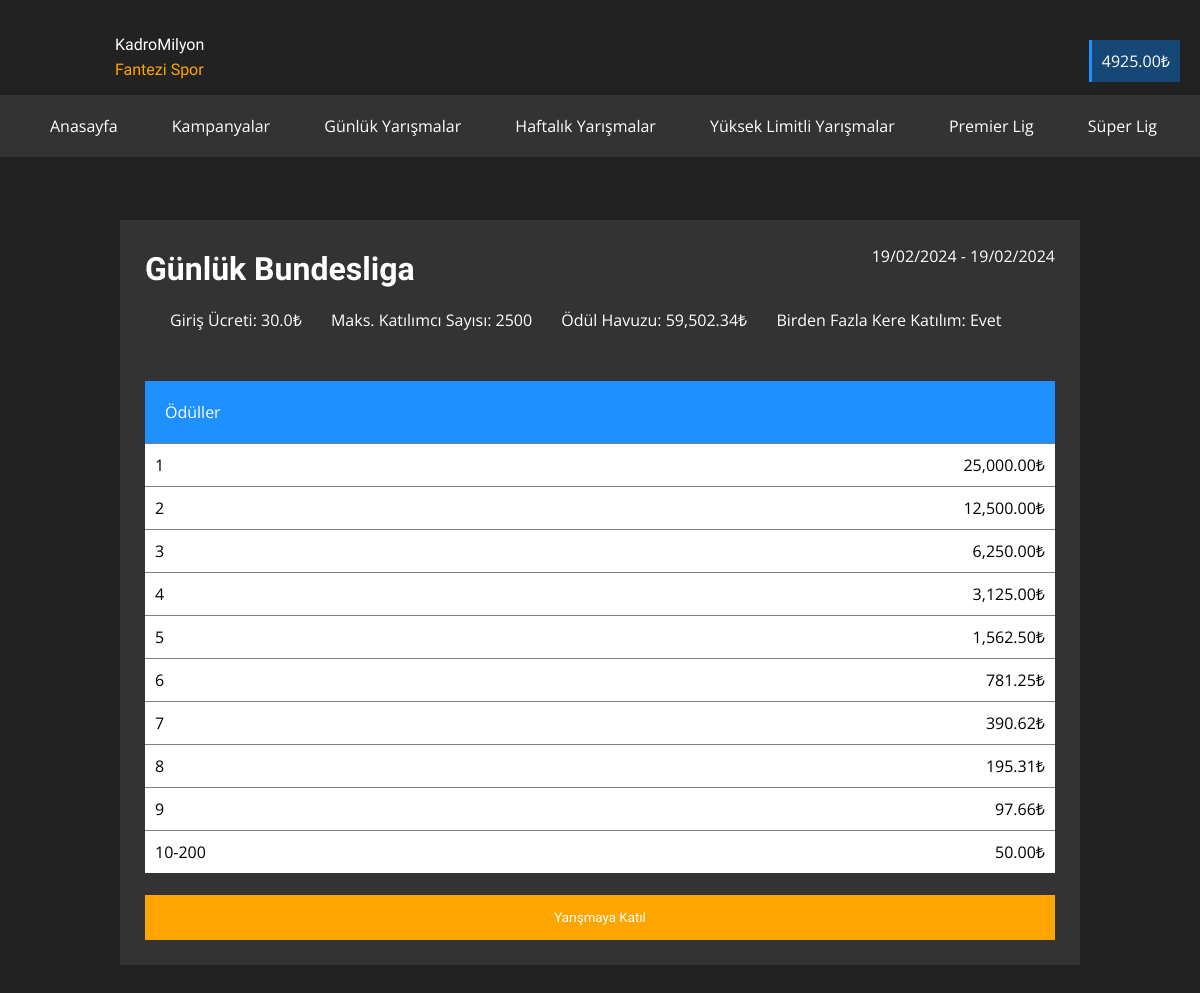
The app's page /competition/4 (signed in), older data.
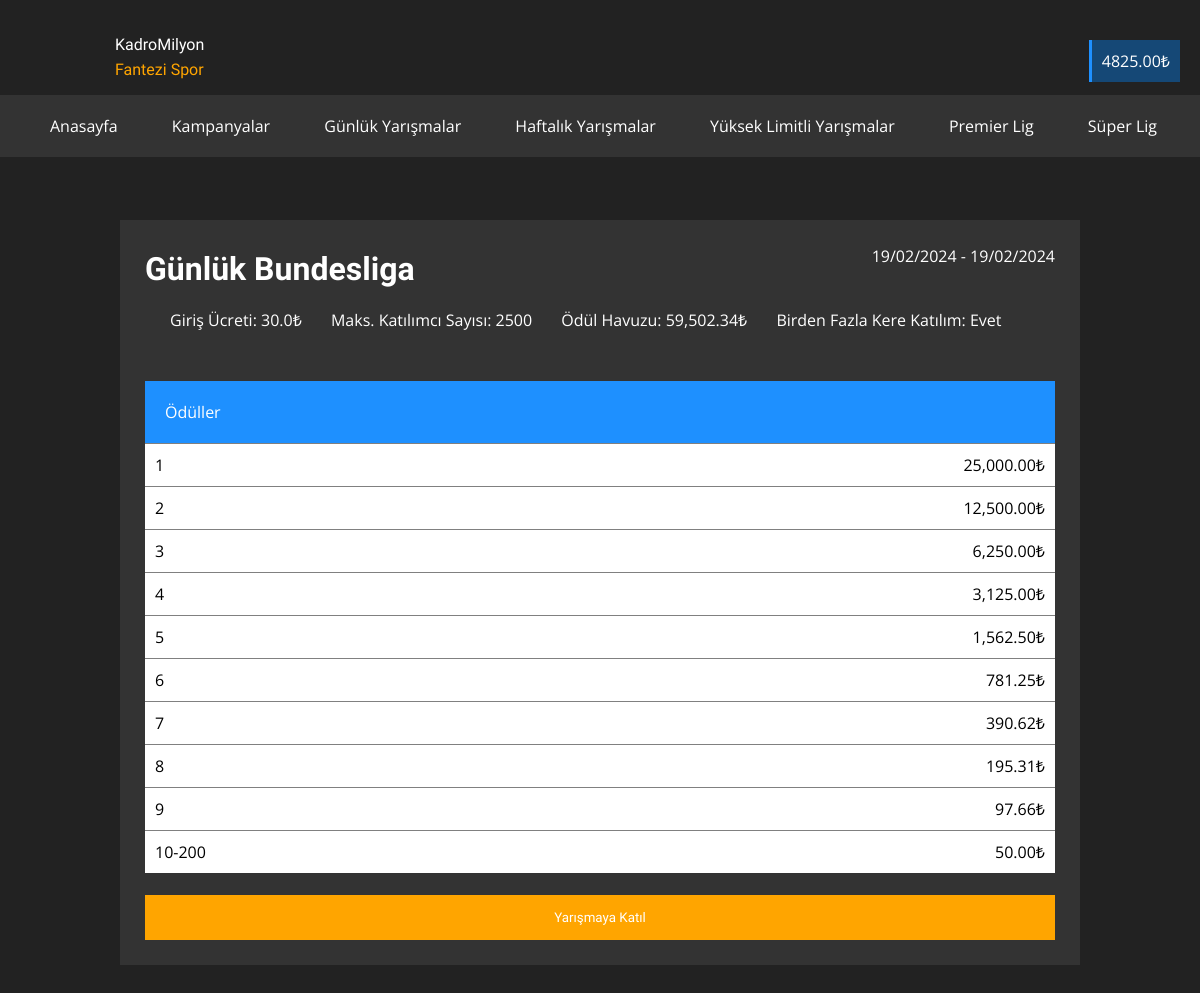
The same page, newer data.
### app.py (models this page shows, shortened)
class User(db.Model, UserMixin):
    id = db.Column(db.Integer, primary_key=True)
    username = db.Column(db.String)
    email = db.Column(db.String, unique=True)
    password = db.Column(db.String)
    is_admin = db.Column(db.Boolean, default=False)
    balance = db.Column(db.Float, default=0)
    referred_by = db.Column(db.String)

class Competition(db.Model):
    id = db.Column(db.Integer, primary_key=True)
    competition_name = db.Column(db.String)
    start_date = db.Column(db.Date)
    end_date = db.Column(db.Date)
    entry_fee = db.Column(db.Float)
    competition_type = db.Column(db.String)
    allow_multiple_entries = db.Column(db.Boolean)
    highest_prize = db.Column(db.Float)
    max_number_of_participants = db.Column(db.Integer)
    prize_winners = db.Column(db.Integer)
    prize_decrease_multiplier = db.Column(db.Integer)
    minimum_prize = db.Column(db.Float)
    manual_prize_override = db.Column(db.String)
    @property
    def participant_max(self):
        return self.max_number_of_participants if \
            self.max_number_of_participants > self.total_participants else "Yarışma Dolu"
    @property
    def prize_pool(self):
        total_price = self.highest_prize
        temp_price = self.highest_prize
        manual_override = self.manual_prize_override
        prize_ranges = {}
        for i in range(self.prize_winners):
            temp_price = temp_price / self.prize_decrease_multiplier if temp_price / self.prize_decrease_multiplier > self.minimum_prize else self.minimum_prize
            total_price += temp_price
        return total_price
    @property
    def total_participants(self):
        return Draft.query.filter_by(competition_fk=self.id).count()
    @property
    def all_prizes(self):
        all_prizes = {}
        temp_price = self.highest_prize
        manual_override = self.manual_prize_override
        prize_ranges = {}
        if manual_override is not None:
            for i in manual_override.split("/"):
                prize_ranges[i.split(":")[0]] = float(i.split(":")[-1])
            return prize_ranges
        for i in range(self.prize_winners):
            if temp_price in all_prizes.values():
                all_prizes.pop(i)
                all_prizes[str(i) + "-" + str(self.prize_winners)] = self.minimum_prize
                return all_prizes
            all_prizes[i + 1] = temp_price
            temp_price = temp_price / self.prize_decrease_multiplier if temp_price / self.prize_decrease_multiplier > self.minimum_prize else self.minimum_prize
        return all_prizes

### app.py (the view)
@app.route("/competition/<competition_id>")
def competition(competition_id):
    if Competition.query.get(competition_id).total_participants >= \
            Competition.query.get(competition_id).max_number_of_participants:
        return flask.redirect("/")
    if not current_user.is_authenticated:
        return flask.redirect("/login")
    return flask.render_template("competition.html", competition=Competition.query.get(competition_id))

### app.py (called while the page is built)
@login_manager.user_loader
def user_loader(user_id):
    user = User.query.get(user_id)
    return user

### templates/competition.html (shortened to what this page needs)
<!doctype html>
<html lang="en">
<head>
</head>
<body style="background-color: #222; padding: 0; margin: 0; font-family: 'Open Sans', sans-serif">
    <div style="width: 100%; box-sizing: border-box; height: 220px">
        <img src="/static/kadromilyon.png" alt="" style="width: 75px; padding: 20px; float: left">
        <div style="float: left;">
            <p style="color: white; font-size: 1rem; margin-top: 35px; font-family: 'Protest Guerrilla', sans-serif">
                KadroMilyon
            </p>
            <p style="color: orange; font-size: 1rem; margin-top: -10px; font-family: 'Protest Guerrilla', sans-serif">
                Fantezi Spor
            </p>
        </div>
        <div style="float: right; margin-top: 50px">
            <div style="background-color: rgba(0,134,255,0.38); border-left: dodgerblue 3px solid; color: white; padding: 10px; box-sizing: border-box; margin-right: 20px; margin-top: -10px; float: right">
                {{'%0.2f'| format(current_user.balance|float)}}₺
            </div>
        </div>
        <div style="padding: 20px 50px; overflow-x: auto; float: left; white-space: nowrap; width: 100vw; background-color: #333; box-sizing: border-box">
            <span style="display: inline-block; color: white" onclick="document.location = '/'">
                Anasayfa
            </span>
            <span style="display: inline-block; margin-left: 50px; color: white" onclick="localStorage.clear(); window.location = '/'">
                Kampanyalar
            </span>
            <span style="display: inline-block; margin-left: 50px; color: white" onclick="document.location = '/?filter_q=daily'">
                Günlük Yarışmalar
            </span>
            <span style="display: inline-block; margin-left: 50px; color: white" onclick="document.location = '/?filter_q=weekly'">
                Haftalık Yarışmalar
            </span>
            <span style="display: inline-block; margin-left: 50px; color: white" onclick="document.location = '/?filter_q=daily'">
                Yüksek Limitli Yarışmalar
            </span>
            <span style="display: inline-block; margin-left: 50px; color: white" onclick="document.location = '/?filter_q=Premier-Lig'">
                Premier Lig
            </span>
            <span style="display: inline-block; margin-left: 50px; color: white" onclick="document.location = '/?filter_q=Süper-Lig'">
                Süper Lig
            </span>
        </div>
    </div>
    <center>
        <div style="background-color: #333333; width: 80%; height: fit-content; text-align: left; padding: 25px; box-sizing: border-box; min-height: fit-content">
            <h1 style="font-family: 'Protest Guerrilla', sans-serif; color: white; margin-top: 5px; float: left;">{{ competition.competition_name }}</h1>
            <span style="font-size: 1rem; float: right; color: white">
                {{ competition.start_date.strftime('%d/%m/%Y') }} - {{ competition.end_date.strftime('%d/%m/%Y') }}
            </span>
            <br class="displaybr">
            <br class="displaybr">
            <p style="clear: both; color: white;">
                <span style="margin-left: 25px">
                    Giriş Ücreti: {{ competition.entry_fee }}₺
                </span>
                <br class="displaybr">
                <span style="margin-left: 25px;">
                    Maks. Katılımcı Sayısı: {{ competition.participant_max }}
                </span>
                <br class="displaybr">
                <span style="margin-left: 25px">
                    Ödül Havuzu: {{"{:,.2f}".format(competition.prize_pool|float)}}₺
                </span>
                <br class="displaybr">
                <span style="margin-left: 25px">
                    Birden Fazla Kere Katılım:
                    {% if competition.allow_multiple_entries %}
                        Evet
                    {% else %}
                        Hayır
                    {% endif %}
                </span>
                <br class="displaybr">
            </p>
            <div style="background-color: dodgerblue; width: 100%; padding: 20px; color: white; box-sizing: border-box; margin-top: 50px;">
                Ödüller
            </div>
            <div style="background-color: white">
                {% for index, prize in competition.all_prizes.items() %}
                    <div style="background-color: white; border-top: 1px solid gray; padding: 10px; box-sizing: border-box">
                        <span style="float: left">{{ index }}</span>
                        <span style="float: right">
                            {{ "{:,.2f}".format(prize) }}₺
                        </span>
                    </div>
                    <br>
                {% endfor %}
            </div>
            <br>
            <button onclick="document.location = '/draft/{{ competition.id }}'" style="color: white; font-family: 'Protest Guerrilla', sans-serif; width: 100%; padding: 15px; box-sizing: border-box; background-color: orange; outline: none; border: none">Yarışmaya Katıl</button>
        </div>
    </center>
    <br style="clear: both">
</body>
</html>

Row changes from the older to the newer data that the page shows:
changed User: balance "4925.00" → "4825.00"
